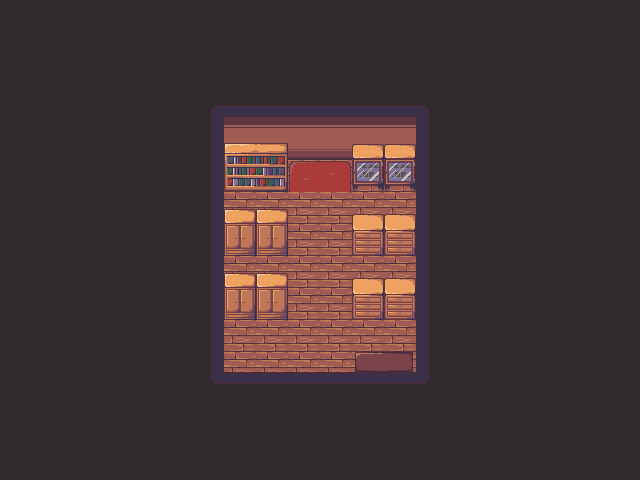

Rendered tile map (Tiled .tmx) drawn with the repository's tilesets; below, a short description and the full map source, tile grids included:
An orthogonal 20x15 tile map with 32x32 px tiles, 3 tile layers (base, underActor, overActor) and 13 objects.

<map version="1.2" tiledversion="1.3.3" orientation="orthogonal" renderorder="right-down" width="20" height="15" tilewidth="32" tileheight="32" infinite="0" nextlayerid="5" nextobjectid="20">
 <tileset firstgid="1" source="maptiles.tsx" />
 <layer id="1" name="base" width="20" height="15">
  <data encoding="csv">
1,1,1,1,1,1,1,1,1,1,1,1,1,1,1,1,1,1,1,1,
1,1,1,1,1,1,1,1,1,1,1,1,1,1,1,1,1,1,1,1,
1,1,1,1,1,1,1,1,1,1,1,1,1,1,1,1,1,1,1,1,
1,1,1,1,1,1,21,24,24,24,24,24,24,22,1,1,1,1,1,1,
1,1,1,1,1,1,15,34,34,34,34,34,34,13,1,1,1,1,1,1,
1,1,1,1,1,1,15,2,2,2,2,2,2,13,1,1,1,1,1,1,
1,1,1,1,1,1,15,2,2,2,2,2,2,13,1,1,1,1,1,1,
1,1,1,1,1,1,15,2,2,2,2,2,2,13,1,1,1,1,1,1,
1,1,1,1,1,1,15,2,2,2,2,2,2,13,1,1,1,1,1,1,
1,1,1,1,1,1,15,2,2,2,2,2,2,13,1,1,1,1,1,1,
1,1,1,1,1,1,15,2,2,2,2,2,2,13,1,1,1,1,1,1,
1,1,1,1,1,1,31,2,2,2,2,2,2,32,1,1,1,1,1,1,
1,1,1,1,1,1,1,1,1,1,1,1,1,1,1,1,1,1,1,1,
1,1,1,1,1,1,1,1,1,1,1,1,1,1,1,1,1,1,1,1,
1,1,1,1,1,1,1,1,1,1,1,1,1,1,1,1,1,1,1,1
</data>
 </layer>
 <layer id="2" name="underActor" width="20" height="15">
  <data encoding="csv">
0,0,0,0,0,0,0,0,0,0,0,0,0,0,0,0,0,0,0,0,
0,0,0,0,0,0,0,0,0,0,0,0,0,0,0,0,0,0,0,0,
0,0,0,0,0,0,0,0,0,0,0,0,0,0,0,0,0,0,0,0,
0,0,0,0,0,0,0,0,0,0,0,0,0,0,0,0,0,0,0,0,
0,0,0,0,0,0,0,62,63,0,0,58,58,0,0,0,0,0,0,0,
0,0,0,0,0,0,0,72,73,64,65,68,68,0,0,0,0,0,0,0,
0,0,0,0,0,0,0,0,0,0,0,0,0,0,0,0,0,0,0,0,
0,0,0,0,0,0,0,92,92,0,0,51,51,0,0,0,0,0,0,0,
0,0,0,0,0,0,0,0,0,0,0,0,0,0,0,0,0,0,0,0,
0,0,0,0,0,0,0,92,92,0,0,51,51,0,0,0,0,0,0,0,
0,0,0,0,0,0,0,0,0,0,0,0,0,0,0,0,0,0,0,0,
0,0,0,0,0,0,0,0,0,0,0,89,90,0,0,0,0,0,0,0,
0,0,0,0,0,0,0,0,0,0,0,0,0,0,0,0,0,0,0,0,
0,0,0,0,0,0,0,0,0,0,0,0,0,0,0,0,0,0,0,0,
0,0,0,0,0,0,0,0,0,0,0,0,0,0,0,0,0,0,0,0
</data>
 </layer>
 <layer id="3" name="overActor" width="20" height="15">
  <data encoding="csv">
0,0,0,0,0,0,0,0,0,0,0,0,0,0,0,0,0,0,0,0,
0,0,0,0,0,0,0,0,0,0,0,0,0,0,0,0,0,0,0,0,
0,0,0,0,0,0,0,0,0,0,0,0,0,0,0,0,0,0,0,0,
0,0,0,0,0,0,0,0,0,0,0,0,0,0,0,0,0,0,0,0,
0,0,0,0,0,0,0,0,0,0,0,0,0,0,0,0,0,0,0,0,
0,0,0,0,0,0,0,0,0,0,0,0,0,0,0,0,0,0,0,0,
0,0,0,0,0,0,0,82,82,0,0,41,41,0,0,0,0,0,0,0,
0,0,0,0,0,0,0,0,0,0,0,0,0,0,0,0,0,0,0,0,
0,0,0,0,0,0,0,82,82,0,0,41,41,0,0,0,0,0,0,0,
0,0,0,0,0,0,0,0,0,0,0,0,0,0,0,0,0,0,0,0,
0,0,0,0,0,0,0,0,0,0,0,0,0,0,0,0,0,0,0,0,
0,0,0,0,0,0,0,4,4,4,4,4,4,0,0,0,0,0,0,0,
0,0,0,0,0,0,0,0,0,0,0,0,0,0,0,0,0,0,0,0,
0,0,0,0,0,0,0,0,0,0,0,0,0,0,0,0,0,0,0,0,
0,0,0,0,0,0,0,0,0,0,0,0,0,0,0,0,0,0,0,0
</data>
 </layer>
 <objectgroup id="4" name="actorPositions">
  <object id="7" x="304" y="128" width="32" height="32">
   <properties>
    <property name="actorId" type="int" value="0" />
    <property name="describe" value="hallway2FA" />
    <property name="name" value="door" />
   </properties>
  </object>
  <object id="8" x="232" y="184" width="44" height="8">
   <properties>
    <property name="actorId" type="int" value="1" />
    <property name="describe" value="" />
    <property name="name" value="bookShelf" />
   </properties>
  </object>
  <object id="9" x="364" y="248" width="8" height="8">
   <properties>
    <property name="actorId" type="int" value="6" />
    <property name="describe" value="" />
    <property name="name" value="shelfA" />
   </properties>
  </object>
  <object id="10" x="396" y="184" width="8" height="8">
   <properties>
    <property name="actorId" type="int" value="3" />
    <property name="describe" value="" />
    <property name="name" value="displayShelfR" />
   </properties>
  </object>
  <object id="11" x="364" y="184" width="8" height="8">
   <properties>
    <property name="actorId" type="int" value="2" />
    <property name="describe" value="" />
    <property name="name" value="displayShelfL" />
   </properties>
  </object>
  <object id="12" x="396" y="248" width="8" height="8">
   <properties>
    <property name="actorId" type="int" value="7" />
    <property name="describe" value="" />
    <property name="name" value="shelfB" />
   </properties>
  </object>
  <object id="13" x="364" y="312" width="8" height="8">
   <properties>
    <property name="actorId" type="int" value="10" />
    <property name="describe" value="" />
    <property name="name" value="chelfC" />
   </properties>
  </object>
  <object id="14" x="396" y="312" width="8" height="8">
   <properties>
    <property name="actorId" type="int" value="11" />
    <property name="describe" value="" />
    <property name="name" value="shelfD" />
   </properties>
  </object>
  <object id="15" x="236" y="312" width="8" height="8">
   <properties>
    <property name="actorId" type="int" value="8" />
    <property name="describe" value="" />
    <property name="name" value="closetC" />
   </properties>
  </object>
  <object id="16" x="268" y="312" width="8" height="8">
   <properties>
    <property name="actorId" type="int" value="9" />
    <property name="describe" value="" />
    <property name="name" value="closetD" />
   </properties>
  </object>
  <object id="17" x="236" y="248" width="8" height="8">
   <properties>
    <property name="actorId" type="int" value="4" />
    <property name="describe" value="" />
    <property name="name" value="closetA" />
   </properties>
  </object>
  <object id="18" x="268" y="248" width="8" height="8">
   <properties>
    <property name="actorId" type="int" value="5" />
    <property name="describe" value="" />
    <property name="name" value="closetB" />
   </properties>
  </object>
  <object id="19" x="372" y="344" width="24" height="24">
   <properties>
    <property name="actorId" type="int" value="12" />
    <property name="describe" value="" />
    <property name="name" value="safetybox" />
   </properties>
  </object>
 </objectgroup>
</map>
